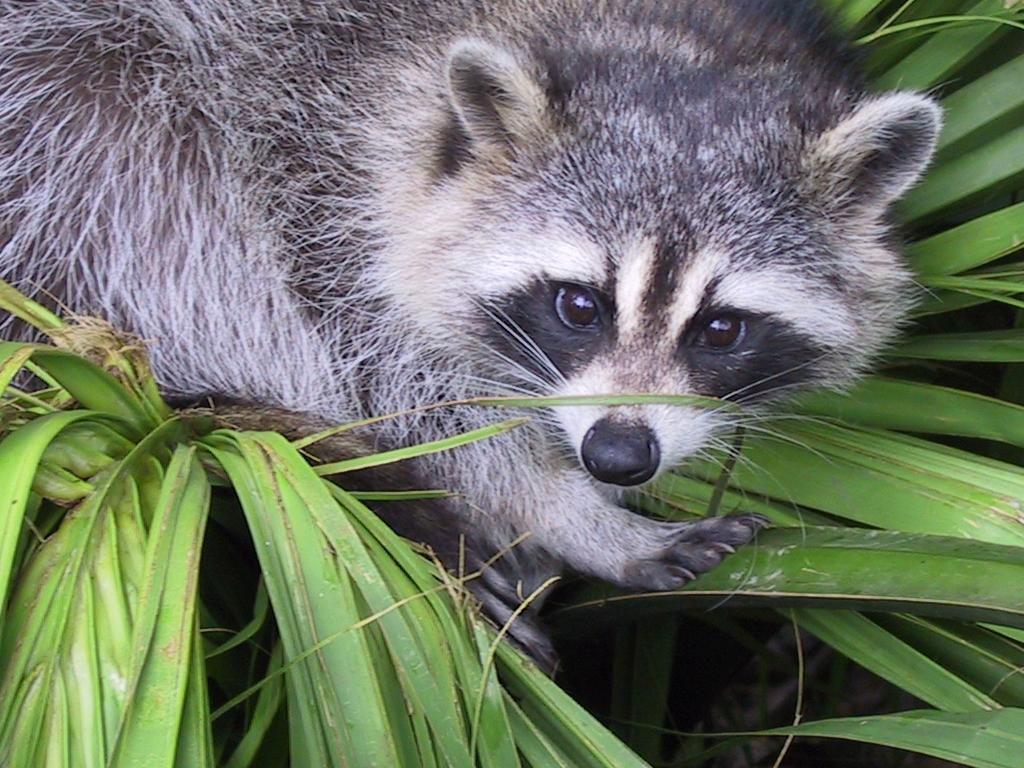
#> input picture python_for_data_science/module01/ex04/animal.jpeg, 1024 x 768 px, found by its file name
$ python tester.py
#> lines starting #> are read from the running program, lines starting #| are printed output that depends on the picture
### python_for_data_science/module01/ex05/load_image.py
import os
import numpy as np
from PIL import Image


def ft_load(path: str) -> np.ndarray:
    """
    Loads a JPEG image file and returns it as a NumPy array (RGB format).

    Parameters:
        path (str): Path to the image file. Must be a .jpg or .jpeg.

    Returns:
        np.ndarray: 3D NumPy array representing the image in RGB format.

    Raises:
        ValueError: If the file extension is not .jpg or .jpeg.
        FileNotFoundError: If the file does not exist at the given path.
        ValueError: If there is an error loading or converting the image.

    Prints:
        - The shape of the loaded image.
        - The full NumPy array representing the image.
    """
#> called with path = 'animal.JPEG'
    if not (path.lower().endswith('.jpg') or path.lower().endswith('.jpeg')):
        raise ValueError("The file must be a .jpg or .jpeg")

    if not os.path.exists(path):
        raise FileNotFoundError(f"File '{path}' does not exist.")

    try:
        image = Image.open(path)
#> image is the input picture: PIL image 1024x768 RGB; mean R, G, B 110.7, 117.7, 102.1
        if image.mode != 'RGB':
            image = image.convert('RGB')
        image_array = np.array(image)
    except Exception as e:
        raise ValueError(f"Error loading image: {e}")

    print(f"The shape of image is: {image_array.shape}")
#| The shape of image is: (768, 1024, 3)
    print(image_array)
#> (printed output is left out)

    return image_array

### python_for_data_science/module01/ex04/rotate.py
import numpy as np
import matplotlib.pyplot as plt
from PIL import Image
from load_image import ft_load


def manual_transpose(matrix):
    """
    Manually transposes a 2D NumPy array.

    Parameters:
        matrix (np.ndarray): 2D NumPy array to transpose.

    Returns:
        np.ndarray: Transposed version of the input matrix.
    """
    rows, cols = matrix.shape
    transposed = np.zeros((cols, rows), dtype=matrix.dtype)
    for i in range(rows):
        for j in range(cols):
            transposed[j, i] = matrix[i, j]
    return transposed


def rotate(path: str, crop_size=400, shift_x=140, shift_y=-90):
    """
    Loads an RGB image, converts it to grayscale, crops a region,
        transposes it manually, and displays the original image
        alongside the transposed grayscale crop.

    Parameters:
        path (str): Path to the image file (must be a .jpg/.jpeg).
        crop_size (int): Size of the square crop to extract. Default is 400.
        shift_x (int): Horizontal offset from center crop. Default is 140.
        shift_y (int): Vertical offset from center crop. Default is -90.

    Returns:
        None

    Displays:
        - The original RGB image.
        - The manually transposed grayscale zoom of the selected region.
        - Prints the shapes and array values for debugging.
    """
    img_rgb = ft_load(path)

    if len(img_rgb.shape) != 3 or img_rgb.shape[2] != 3:
        raise ValueError("Error: Expected an RGB image with 3 channels.")

    height, width = img_rgb.shape[0:2]
#> height = 768; width = 1024

    image_gray = Image.fromarray(img_rgb).convert("L")
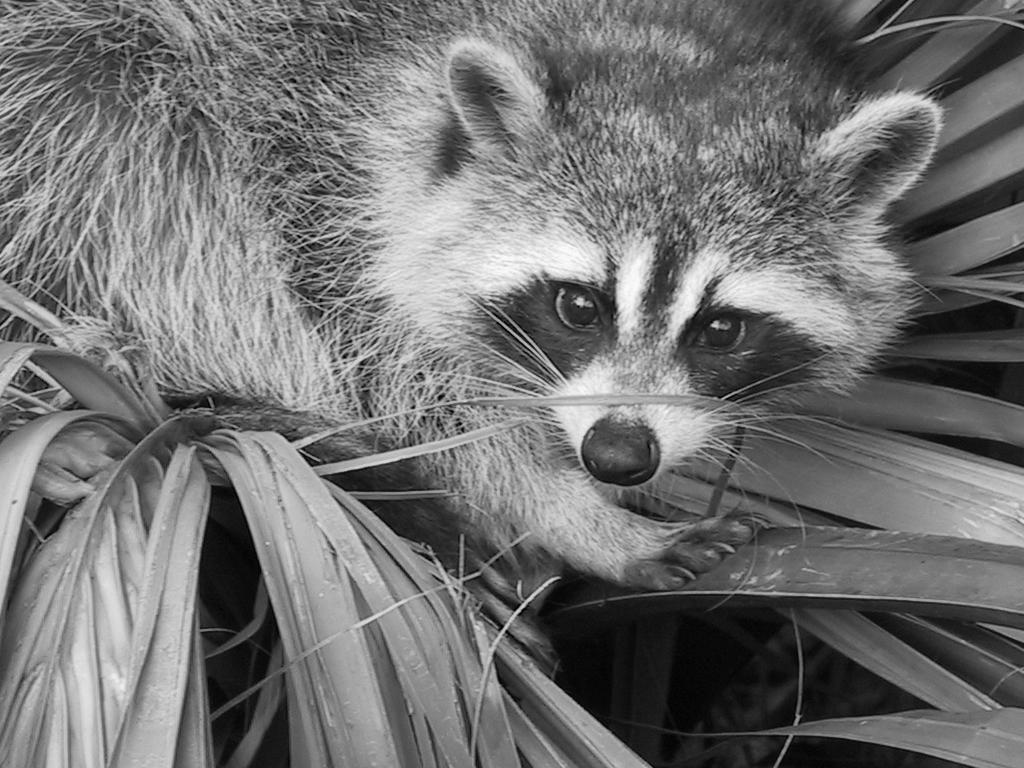
#> image_gray: PIL image 1024x768 L; min 0, max 253, mean 113.8

    left = min((width - crop_size) // 2 + shift_x, width - crop_size)
#> left = 452
    top = (height - crop_size) // 2 + shift_y
#> top = 94
    right = left + crop_size
#> right = 852
    bottom = top + crop_size
#> bottom = 494

    zoom_crop = image_gray.crop((left, top, right, bottom))
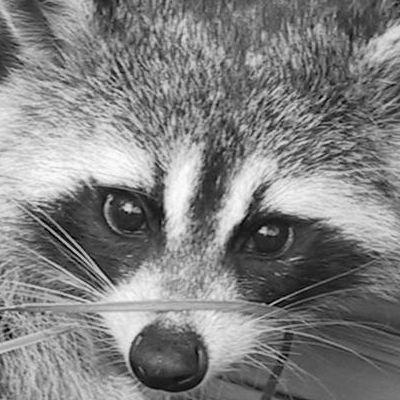
#> zoom_crop: PIL image 400x400 L; min 0, max 253, mean 128.5
    zoom_array = np.array(zoom_crop)

    transposed_array = manual_transpose(zoom_array)
#> after the loop in manual_transpose, `for i in range(rows):`:
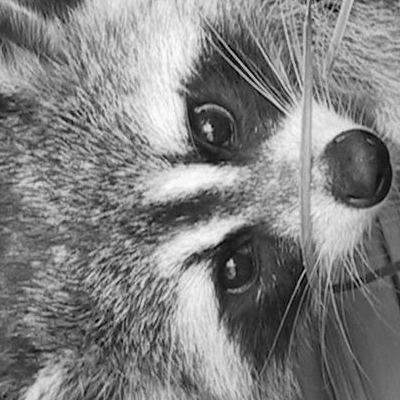
#> transposed: shape (400, 400); min 0, max 253, mean 128.5
    print("New shape after Transpose:", transposed_array.shape)
#| New shape after Transpose: (400, 400)
    print(transposed_array)
#> (printed output is left out)

    axes = plt.subplots(1, 2, figsize=(12, 6))[1]

    axes[0].imshow(img_rgb)
    axes[0].set_title("Original Image")
    axes[0].set_xticks(np.arange(0, img_rgb.shape[1], 200))
    axes[0].set_yticks(np.arange(0, img_rgb.shape[0], 200))
    axes[0].set_xlabel("X axis (pixels)")
    axes[0].set_ylabel("Y axis (pixels)")

    axes[1].imshow(
        transposed_array,
        cmap="gray",
        extent=[0, crop_size, crop_size, 0]
        )
    axes[1].set_title("Zoomed Grayscale View")
    axes[1].set_xticks(np.arange(0, transposed_array.shape[1], 50))
    axes[1].set_yticks(np.arange(0, transposed_array.shape[0], 50))
    axes[1].set_xlabel("X axis (pixels)")
    axes[1].set_ylabel("Y axis (pixels)")

    plt.tight_layout()
    plt.show()
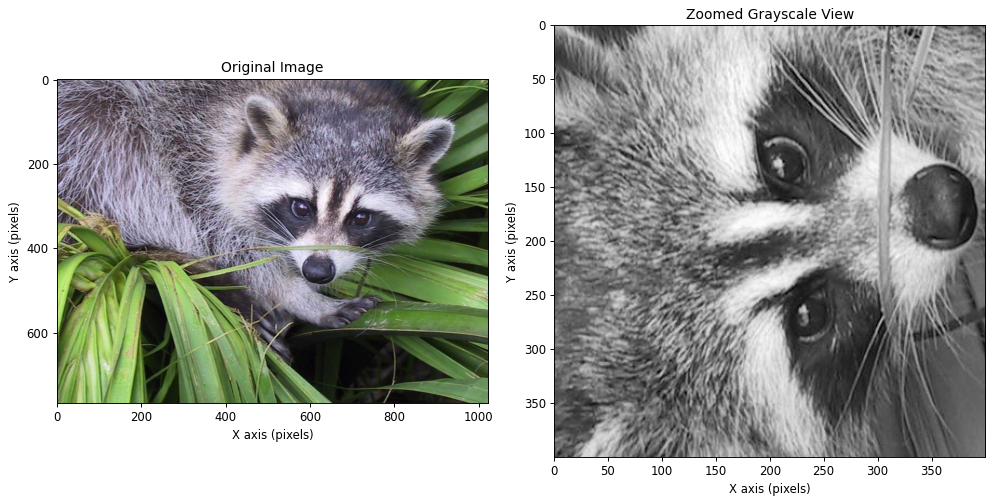
#> figure drawn by matplotlib, 2 panels

### python_for_data_science/module01/ex04/tester.py
from rotate import rotate


def test_rotate_errors():
    test_cases = [
        {
            "description": "JPEG with uppercase extension",
            "input": "animal.JPEG",
            "expect_error": True
        },
        {
            "description": "File with unsupported extension",
            "input": "animal.png",
            "expect_error": True
        },
        {
            "description": "File does not exist",
            "input": "non_existent.jpg",
            "expect_error": True
        },
        {
            "description": "File is not an image (e.g., .txt)",
            "input": "not_an_image.txt",
            "expect_error": True
        },
    ]

    for i, case in enumerate(test_cases):
        print(f"Test {i + 1}: {case['description']}")
        try:
            rotate(case["input"])
            if case["expect_error"]:
                print("❌ Expected an error but function ran successfully.")
            else:
                print("✅ Passed")
        except Exception as e:
            if case["expect_error"]:
                print(f"✅ Correctly raised an error: {e}")
            else:
                print(f"❌ Unexpected error: {e}")
        print("-" * 40)


def main():
    test_rotate_errors()

    try:
        print('\nSubject tests\n')

        rotate('animal.jpeg')
#| The shape of image is: (768, 1024, 3)
#> (printed output is left out)
#| New shape after Transpose: (400, 400)
#> (printed output is left out)
    except AssertionError as e:
        print(f'Error: {e}')
    return 0


if __name__ == "__main__":
    main()
